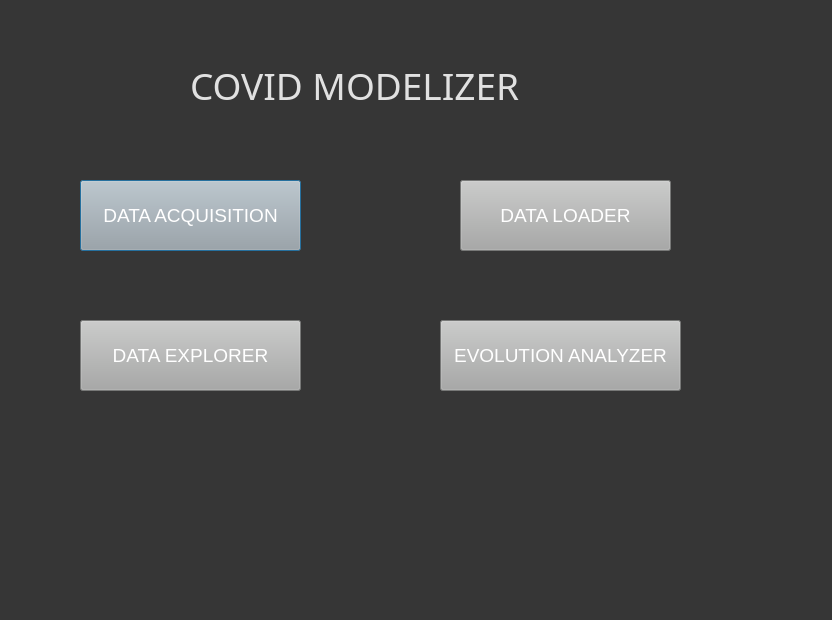
<?xml version="1.0" encoding="UTF-8"?>
<ui version="4.0">
 <class>Dialog</class>
 <widget class="QDialog" name="Dialog">
  <property name="geometry">
   <rect>
    <x>0</x>
    <y>0</y>
    <width>832</width>
    <height>620</height>
   </rect>
  </property>
  <property name="windowTitle">
   <string>Dialog</string>
  </property>
  <property name="styleSheet">
   <string notr="true">background-color: rgb(54, 54, 54);</string>
  </property>
  <widget class="QLabel" name="label">
   <property name="geometry">
    <rect>
     <x>190</x>
     <y>50</y>
     <width>471</width>
     <height>71</height>
    </rect>
   </property>
   <property name="font">
    <font>
     <family>MV Boli</family>
     <pointsize>28</pointsize>
    </font>
   </property>
   <property name="styleSheet">
    <string notr="true">color:rgb(225, 225, 225); font-size:28pt;</string>
   </property>
   <property name="text">
    <string>COVID MODELIZER</string>
   </property>
  </widget>
  <widget class="QPushButton" name="md1Button">
   <property name="geometry">
    <rect>
     <x>80</x>
     <y>180</y>
     <width>221</width>
     <height>71</height>
    </rect>
   </property>
   <property name="styleSheet">
    <string notr="true">background-color: rgb(167, 168, 167); font-size:14pt; color:rgb(255, 255, 255)</string>
   </property>
   <property name="text">
    <string>DATA ACQUISITION</string>
   </property>
  </widget>
  <widget class="QPushButton" name="md3Button">
   <property name="geometry">
    <rect>
     <x>80</x>
     <y>320</y>
     <width>221</width>
     <height>71</height>
    </rect>
   </property>
   <property name="styleSheet">
    <string notr="true">background-color: rgb(167, 168, 167); font-size:14pt; color:rgb(255, 255, 255)</string>
   </property>
   <property name="text">
    <string>DATA EXPLORER</string>
   </property>
  </widget>
  <widget class="QPushButton" name="md4Button">
   <property name="geometry">
    <rect>
     <x>440</x>
     <y>320</y>
     <width>241</width>
     <height>71</height>
    </rect>
   </property>
   <property name="styleSheet">
    <string notr="true">background-color: rgb(167, 168, 167); font-size:14pt; color:rgb(255, 255, 255)</string>
   </property>
   <property name="text">
    <string>EVOLUTION ANALYZER</string>
   </property>
  </widget>
  <widget class="QPushButton" name="md2Button">
   <property name="geometry">
    <rect>
     <x>460</x>
     <y>180</y>
     <width>211</width>
     <height>71</height>
    </rect>
   </property>
   <property name="styleSheet">
    <string notr="true">background-color: rgb(167, 168, 167); font-size:14pt; color:rgb(255, 255, 255)</string>
   </property>
   <property name="text">
    <string>DATA LOADER</string>
   </property>
  </widget>
 </widget>
 <resources/>
 <connections/>
</ui>
